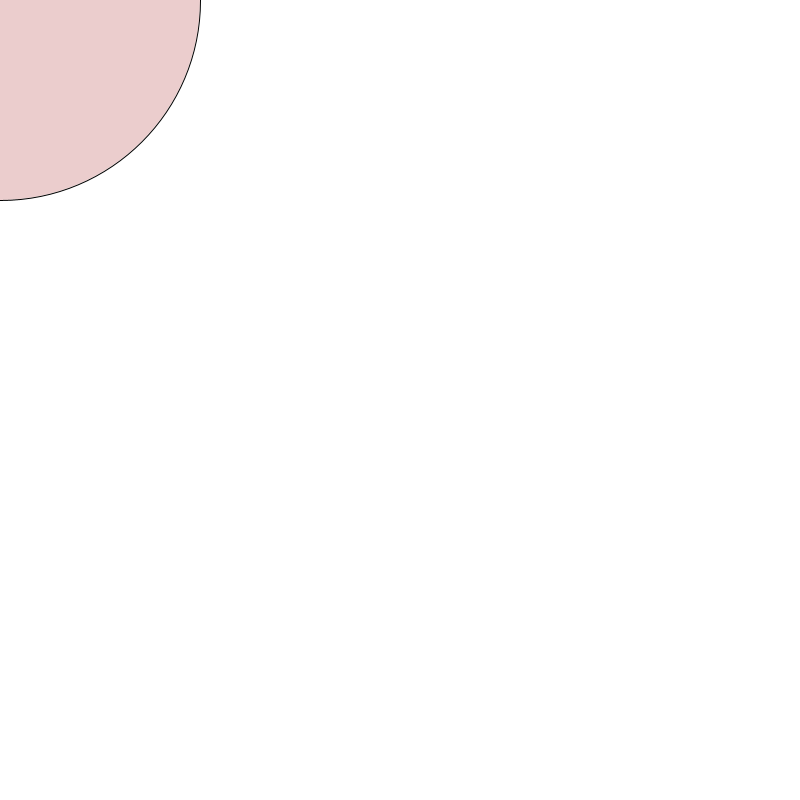
Frame 1 (no input)
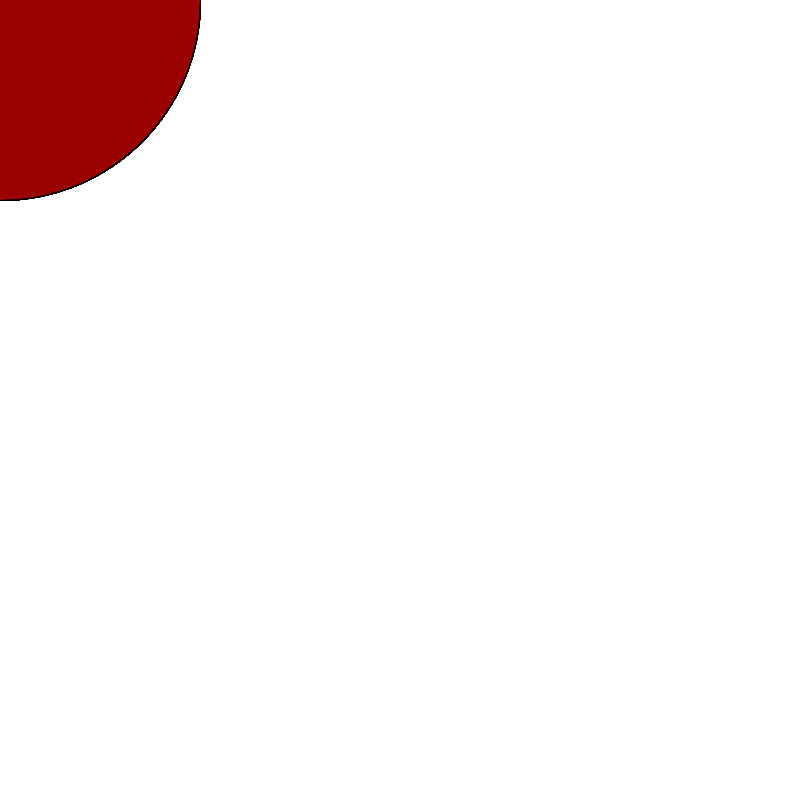
Frame 60 (the mouse pressed at the canvas centre just before this capture)
Frame 120 (the mouse held since frame 60 and released just before this capture): identical to frame 60, image omitted

The Processing sketch that drew these frames (run headless with seeded random() and noise(); from frame 60 on, the mouse is pressed at the canvas centre):

// Processing sketch: processing_51838
// ── processing_51838.pde

void setup() {
  size (800, 800);
  background(255, 255, 255);
  smooth ();
frameRate(1000);
}

void draw () {
    if (mousePressed) {
    fill (mouseY, mouseX, 40, 50);
    } else {
  fill(mouseY+155, mouseX-200, mouseX, 50);
    }
  ellipse(mouseX, mouseY, mouseY-400, mouseY-400);
  
  
}
